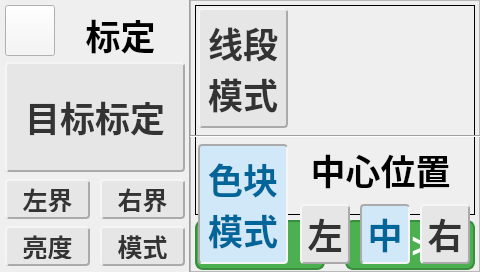
<?xml version="1.0" encoding="UTF-8"?>
<ui version="4.0">
 <class>calibrationDialog</class>
 <widget class="autoCloseDialog" name="calibrationDialog">
  <property name="geometry">
   <rect>
    <x>0</x>
    <y>0</y>
    <width>480</width>
    <height>272</height>
   </rect>
  </property>
  <property name="minimumSize">
   <size>
    <width>480</width>
    <height>272</height>
   </size>
  </property>
  <property name="maximumSize">
   <size>
    <width>480</width>
    <height>272</height>
   </size>
  </property>
  <property name="windowTitle">
   <string>Dialog</string>
  </property>
  <widget class="QPushButton" name="pbn_return">
   <property name="geometry">
    <rect>
     <x>5</x>
     <y>5</y>
     <width>50</width>
     <height>51</height>
    </rect>
   </property>
   <property name="sizePolicy">
    <sizepolicy hsizetype="Minimum" vsizetype="Fixed">
     <horstretch>50</horstretch>
     <verstretch>50</verstretch>
    </sizepolicy>
   </property>
   <property name="minimumSize">
    <size>
     <width>50</width>
     <height>50</height>
    </size>
   </property>
   <property name="maximumSize">
    <size>
     <width>16777215</width>
     <height>60</height>
    </size>
   </property>
   <property name="font">
    <font>
     <family>仿宋</family>
    </font>
   </property>
   <property name="focusPolicy">
    <enum>Qt::NoFocus</enum>
   </property>
   <property name="styleSheet">
    <string notr="true">QPushButton {
	background-color: #F5F5F5;

	background-image: url(:/image/back.png);
    background-repeat: no-repeat;  /* 禁止图片重复（必加） */
    background-position: center;   /* 图片居中（必加） */
}

/* 按下状态（核心：按压效果） */
QPushButton:pressed {
	background-color: #2E7D32; /* 更深的绿色 */
	border: 2px solid #1B5E20; /* 更暗的边框 */
	padding-left: 2px;         /* 文字右移2px */
	padding-top: 2px;          /* 文字下移2px */
}</string>
   </property>
   <property name="text">
    <string/>
   </property>
  </widget>
  <widget class="QPushButton" name="pbn_mode">
   <property name="geometry">
    <rect>
     <x>100</x>
     <y>226</y>
     <width>85</width>
     <height>40</height>
    </rect>
   </property>
   <property name="minimumSize">
    <size>
     <width>85</width>
     <height>40</height>
    </size>
   </property>
   <property name="maximumSize">
    <size>
     <width>85</width>
     <height>40</height>
    </size>
   </property>
   <property name="font">
    <font>
     <family>仿宋</family>
     <pointsize>-1</pointsize>
     <weight>75</weight>
     <bold>true</bold>
    </font>
   </property>
   <property name="focusPolicy">
    <enum>Qt::NoFocus</enum>
   </property>
   <property name="styleSheet">
    <string notr="true">QPushButton {
    background-color: #e6e6e6;
    color: #333;
    border: 2px solid;
    border-color: #f5f5f5 #aaaaaa #aaaaaa #f5f5f5;
    border-radius: 4px;
    font-size: 25px;
    padding: 5px;
}

/* 选中（开）- 凹陷效果 */
QPushButton:checked {
    background-color: #d0e8f8;
    color: #006699;
    border-color: #aaaaaa #f5f5f5 #f5f5f5 #aaaaaa;
}

/* 悬浮效果 */
QPushButton:hover {
    background-color: #f0f8ff;
}

/* 按下效果 */
QPushButton:pressed:checked {
    border-color: #888888 #ffffff #ffffff #888888;
    background-color: #b9d9ee;
}</string>
   </property>
   <property name="text">
    <string>模式</string>
   </property>
   <property name="checkable">
    <bool>true</bool>
   </property>
  </widget>
  <widget class="Line" name="line">
   <property name="geometry">
    <rect>
     <x>180</x>
     <y>0</y>
     <width>20</width>
     <height>281</height>
    </rect>
   </property>
   <property name="font">
    <font>
     <family>仿宋</family>
    </font>
   </property>
   <property name="focusPolicy">
    <enum>Qt::NoFocus</enum>
   </property>
   <property name="orientation">
    <enum>Qt::Vertical</enum>
   </property>
  </widget>
  <widget class="QPushButton" name="pbn_rBoundry">
   <property name="geometry">
    <rect>
     <x>100</x>
     <y>179</y>
     <width>85</width>
     <height>40</height>
    </rect>
   </property>
   <property name="minimumSize">
    <size>
     <width>85</width>
     <height>40</height>
    </size>
   </property>
   <property name="maximumSize">
    <size>
     <width>85</width>
     <height>40</height>
    </size>
   </property>
   <property name="font">
    <font>
     <family>仿宋</family>
     <pointsize>-1</pointsize>
     <weight>75</weight>
     <bold>true</bold>
    </font>
   </property>
   <property name="focusPolicy">
    <enum>Qt::NoFocus</enum>
   </property>
   <property name="styleSheet">
    <string notr="true">QPushButton {
    background-color: #e6e6e6;
    color: #333;
    border: 2px solid;
    border-color: #f5f5f5 #aaaaaa #aaaaaa #f5f5f5;
    border-radius: 4px;
    font-size: 25px;
    padding: 5px;
}

/* 选中（开）- 凹陷效果 */
QPushButton:checked {
    background-color: #d0e8f8;
    color: #006699;
    border-color: #aaaaaa #f5f5f5 #f5f5f5 #aaaaaa;
}

/* 悬浮效果 */
QPushButton:hover {
    background-color: #f0f8ff;
}

/* 按下效果 */
QPushButton:pressed:checked {
    border-color: #888888 #ffffff #ffffff #888888;
    background-color: #b9d9ee;
}</string>
   </property>
   <property name="text">
    <string>右界</string>
   </property>
   <property name="checkable">
    <bool>true</bool>
   </property>
  </widget>
  <widget class="QPushButton" name="pbn_light">
   <property name="geometry">
    <rect>
     <x>5</x>
     <y>226</y>
     <width>85</width>
     <height>40</height>
    </rect>
   </property>
   <property name="minimumSize">
    <size>
     <width>85</width>
     <height>40</height>
    </size>
   </property>
   <property name="maximumSize">
    <size>
     <width>85</width>
     <height>40</height>
    </size>
   </property>
   <property name="font">
    <font>
     <family>仿宋</family>
     <pointsize>-1</pointsize>
     <weight>75</weight>
     <bold>true</bold>
    </font>
   </property>
   <property name="focusPolicy">
    <enum>Qt::NoFocus</enum>
   </property>
   <property name="styleSheet">
    <string notr="true">QPushButton {
    background-color: #e6e6e6;
    color: #333;
    border: 2px solid;
    border-color: #f5f5f5 #aaaaaa #aaaaaa #f5f5f5;
    border-radius: 4px;
    font-size: 25px;
    padding: 5px;
}

/* 选中（开）- 凹陷效果 */
QPushButton:checked {
    background-color: #d0e8f8;
    color: #006699;
    border-color: #aaaaaa #f5f5f5 #f5f5f5 #aaaaaa;
}

/* 悬浮效果 */
QPushButton:hover {
    background-color: #f0f8ff;
}

/* 按下效果 */
QPushButton:pressed:checked {
    border-color: #888888 #ffffff #ffffff #888888;
    background-color: #b9d9ee;
}</string>
   </property>
   <property name="text">
    <string>亮度</string>
   </property>
   <property name="checkable">
    <bool>true</bool>
   </property>
  </widget>
  <widget class="QPushButton" name="pbn_lBoundry">
   <property name="geometry">
    <rect>
     <x>5</x>
     <y>179</y>
     <width>85</width>
     <height>40</height>
    </rect>
   </property>
   <property name="minimumSize">
    <size>
     <width>85</width>
     <height>40</height>
    </size>
   </property>
   <property name="maximumSize">
    <size>
     <width>85</width>
     <height>40</height>
    </size>
   </property>
   <property name="font">
    <font>
     <family>仿宋</family>
     <pointsize>-1</pointsize>
     <weight>75</weight>
     <bold>true</bold>
    </font>
   </property>
   <property name="focusPolicy">
    <enum>Qt::NoFocus</enum>
   </property>
   <property name="styleSheet">
    <string notr="true">QPushButton {
    background-color: #e6e6e6;
    color: #333;
    border: 2px solid;
    border-color: #f5f5f5 #aaaaaa #aaaaaa #f5f5f5;
    border-radius: 4px;
    font-size: 25px;
    padding: 5px;
}

/* 选中（开）- 凹陷效果 */
QPushButton:checked {
    background-color: #d0e8f8;
    color: #006699;
    border-color: #aaaaaa #f5f5f5 #f5f5f5 #aaaaaa;
}

/* 悬浮效果 */
QPushButton:hover {
    background-color: #f0f8ff;
}

/* 按下效果 */
QPushButton:pressed:checked {
    border-color: #888888 #ffffff #ffffff #888888;
    background-color: #b9d9ee;
}</string>
   </property>
   <property name="text">
    <string>左界</string>
   </property>
   <property name="checkable">
    <bool>true</bool>
   </property>
  </widget>
  <widget class="QPushButton" name="pbn_center">
   <property name="geometry">
    <rect>
     <x>5</x>
     <y>62</y>
     <width>180</width>
     <height>110</height>
    </rect>
   </property>
   <property name="minimumSize">
    <size>
     <width>180</width>
     <height>110</height>
    </size>
   </property>
   <property name="maximumSize">
    <size>
     <width>180</width>
     <height>100</height>
    </size>
   </property>
   <property name="font">
    <font>
     <family>仿宋</family>
     <pointsize>-1</pointsize>
     <weight>75</weight>
     <bold>true</bold>
    </font>
   </property>
   <property name="focusPolicy">
    <enum>Qt::NoFocus</enum>
   </property>
   <property name="styleSheet">
    <string notr="true">QPushButton {
    background-color: #e6e6e6;
    color: #333;
    border: 2px solid;
    border-color: #f5f5f5 #aaaaaa #aaaaaa #f5f5f5;
    border-radius: 4px;
    font-size: 35px;
    padding: 5px;
}

/* 选中（开）- 凹陷效果 */
QPushButton:checked {
    background-color: #d0e8f8;
    color: #006699;
    border-color: #aaaaaa #f5f5f5 #f5f5f5 #aaaaaa;
}

/* 悬浮效果 */
QPushButton:hover {
    background-color: #f0f8ff;
}

/* 按下效果 */
QPushButton:pressed:checked {
    border-color: #888888 #ffffff #ffffff #888888;
    background-color: #b9d9ee;
}</string>
   </property>
   <property name="text">
    <string>目标标定</string>
   </property>
   <property name="checkable">
    <bool>true</bool>
   </property>
  </widget>
  <widget class="QLabel" name="label_titile">
   <property name="geometry">
    <rect>
     <x>60</x>
     <y>5</y>
     <width>121</width>
     <height>60</height>
    </rect>
   </property>
   <property name="minimumSize">
    <size>
     <width>0</width>
     <height>60</height>
    </size>
   </property>
   <property name="maximumSize">
    <size>
     <width>16777215</width>
     <height>60</height>
    </size>
   </property>
   <property name="font">
    <font>
     <family>仿宋</family>
     <pointsize>-1</pointsize>
     <weight>75</weight>
     <bold>true</bold>
    </font>
   </property>
   <property name="focusPolicy">
    <enum>Qt::NoFocus</enum>
   </property>
   <property name="styleSheet">
    <string notr="true">QLabel {

    font-size: 35px;
}</string>
   </property>
   <property name="text">
    <string>标定</string>
   </property>
   <property name="alignment">
    <set>Qt::AlignCenter</set>
   </property>
  </widget>
  <widget class="QFrame" name="frame_disp">
   <property name="geometry">
    <rect>
     <x>190</x>
     <y>0</y>
     <width>290</width>
     <height>272</height>
    </rect>
   </property>
   <property name="minimumSize">
    <size>
     <width>290</width>
     <height>272</height>
    </size>
   </property>
   <property name="maximumSize">
    <size>
     <width>290</width>
     <height>272</height>
    </size>
   </property>
   <property name="font">
    <font>
     <family>仿宋</family>
    </font>
   </property>
   <property name="focusPolicy">
    <enum>Qt::NoFocus</enum>
   </property>
   <property name="frameShape">
    <enum>QFrame::StyledPanel</enum>
   </property>
   <property name="frameShadow">
    <enum>QFrame::Raised</enum>
   </property>
   <widget class="QLabel" name="label_disp">
    <property name="geometry">
     <rect>
      <x>5</x>
      <y>5</y>
      <width>280</width>
      <height>210</height>
     </rect>
    </property>
    <property name="minimumSize">
     <size>
      <width>280</width>
      <height>210</height>
     </size>
    </property>
    <property name="maximumSize">
     <size>
      <width>240</width>
      <height>210</height>
     </size>
    </property>
    <property name="font">
     <font>
      <family>仿宋</family>
     </font>
    </property>
    <property name="focusPolicy">
     <enum>Qt::NoFocus</enum>
    </property>
    <property name="styleSheet">
     <string notr="true">background-color: transparent;
border-top: 1px solid black; 
border-right: 1px solid black;  
border-bottom: 1px solid black; 
border-left: 1px solid black; </string>
    </property>
    <property name="text">
     <string/>
    </property>
   </widget>
   <widget class="longPressButton" name="pbn_down">
    <property name="enabled">
     <bool>false</bool>
    </property>
    <property name="geometry">
     <rect>
      <x>5</x>
      <y>220</y>
      <width>130</width>
      <height>50</height>
     </rect>
    </property>
    <property name="minimumSize">
     <size>
      <width>130</width>
      <height>50</height>
     </size>
    </property>
    <property name="maximumSize">
     <size>
      <width>130</width>
      <height>50</height>
     </size>
    </property>
    <property name="font">
     <font>
      <family>仿宋</family>
      <pointsize>-1</pointsize>
      <weight>75</weight>
      <bold>true</bold>
     </font>
    </property>
    <property name="focusPolicy">
     <enum>Qt::NoFocus</enum>
    </property>
    <property name="styleSheet">
     <string notr="true">        QPushButton {
            background-color: #4CAF50; /* 绿色背景 */
            color: white;              /* 白色文字 */
            border: 2px solid #388E3C; /* 深绿边框 */
            border-radius: 8px;        /* 圆角 */
            font-size: 35px;
        }
        /* 悬浮状态（鼠标移上去） */
        QPushButton:hover {
            background-color: #66BB6A; /* 浅绿背景 */
        }
        /* 按下状态（核心：按压效果） */
        QPushButton:pressed {
            background-color: #2E7D32; /* 更深的绿色 */
            border: 2px solid #1B5E20; /* 更暗的边框 */
            padding-left: 2px;         /* 文字右移2px */
            padding-top: 2px;          /* 文字下移2px */
        }</string>
    </property>
    <property name="text">
     <string>&lt;--</string>
    </property>
   </widget>
   <widget class="longPressButton" name="pbn_up">
    <property name="enabled">
     <bool>false</bool>
    </property>
    <property name="geometry">
     <rect>
      <x>155</x>
      <y>220</y>
      <width>130</width>
      <height>50</height>
     </rect>
    </property>
    <property name="minimumSize">
     <size>
      <width>130</width>
      <height>50</height>
     </size>
    </property>
    <property name="maximumSize">
     <size>
      <width>130</width>
      <height>50</height>
     </size>
    </property>
    <property name="font">
     <font>
      <family>仿宋</family>
      <pointsize>-1</pointsize>
      <weight>75</weight>
      <bold>true</bold>
     </font>
    </property>
    <property name="focusPolicy">
     <enum>Qt::NoFocus</enum>
    </property>
    <property name="styleSheet">
     <string notr="true">        QPushButton {
            background-color: #4CAF50; /* 绿色背景 */
            color: white;              /* 白色文字 */
            border: 2px solid #388E3C; /* 深绿边框 */
            border-radius: 8px;        /* 圆角 */
            font-size: 35px;
        }
        /* 悬浮状态（鼠标移上去） */
        QPushButton:hover {
            background-color: #66BB6A; /* 浅绿背景 */
        }
        /* 按下状态（核心：按压效果） */
        QPushButton:pressed {
            background-color: #2E7D32; /* 更深的绿色 */
            border: 2px solid #1B5E20; /* 更暗的边框 */
            padding-left: 2px;         /* 文字右移2px */
            padding-top: 2px;          /* 文字下移2px */
        }</string>
    </property>
    <property name="text">
     <string>--&gt;</string>
    </property>
   </widget>
  </widget>
  <widget class="QFrame" name="frame_mode">
   <property name="geometry">
    <rect>
     <x>190</x>
     <y>0</y>
     <width>290</width>
     <height>272</height>
    </rect>
   </property>
   <property name="minimumSize">
    <size>
     <width>290</width>
     <height>272</height>
    </size>
   </property>
   <property name="maximumSize">
    <size>
     <width>290</width>
     <height>272</height>
    </size>
   </property>
   <property name="font">
    <font>
     <family>仿宋</family>
    </font>
   </property>
   <property name="focusPolicy">
    <enum>Qt::NoFocus</enum>
   </property>
   <property name="frameShape">
    <enum>QFrame::StyledPanel</enum>
   </property>
   <property name="frameShadow">
    <enum>QFrame::Raised</enum>
   </property>
   <widget class="Line" name="line_2">
    <property name="geometry">
     <rect>
      <x>0</x>
      <y>128</y>
      <width>295</width>
      <height>16</height>
     </rect>
    </property>
    <property name="font">
     <font>
      <family>仿宋</family>
     </font>
    </property>
    <property name="focusPolicy">
     <enum>Qt::NoFocus</enum>
    </property>
    <property name="orientation">
     <enum>Qt::Horizontal</enum>
    </property>
   </widget>
   <widget class="QPushButton" name="pbn_mode_line">
    <property name="geometry">
     <rect>
      <x>8</x>
      <y>8</y>
      <width>90</width>
      <height>120</height>
     </rect>
    </property>
    <property name="minimumSize">
     <size>
      <width>90</width>
      <height>120</height>
     </size>
    </property>
    <property name="maximumSize">
     <size>
      <width>90</width>
      <height>120</height>
     </size>
    </property>
    <property name="font">
     <font>
      <family>仿宋</family>
      <pointsize>-1</pointsize>
      <weight>75</weight>
      <bold>true</bold>
     </font>
    </property>
    <property name="focusPolicy">
     <enum>Qt::NoFocus</enum>
    </property>
    <property name="styleSheet">
     <string notr="true">QPushButton {
    background-color: #e6e6e6;
    color: #333;
    border: 2px solid;
    border-color: #f5f5f5 #aaaaaa #aaaaaa #f5f5f5;
    border-radius: 4px;
    font-size: 35px;
    padding: 5px;
}

/* 选中（开）- 凹陷效果 */
QPushButton:checked {
    background-color: #d0e8f8;
    color: #006699;
    border-color: #aaaaaa #f5f5f5 #f5f5f5 #aaaaaa;
}

/* 悬浮效果 */
QPushButton:hover {
    background-color: #f0f8ff;
}

/* 按下效果 */
QPushButton:pressed:checked {
    border-color: #888888 #ffffff #ffffff #888888;
    background-color: #b9d9ee;
}</string>
    </property>
    <property name="text">
     <string>线段
模式</string>
    </property>
    <property name="checkable">
     <bool>true</bool>
    </property>
   </widget>
   <widget class="QPushButton" name="pbn_mode_block">
    <property name="geometry">
     <rect>
      <x>8</x>
      <y>144</y>
      <width>90</width>
      <height>120</height>
     </rect>
    </property>
    <property name="minimumSize">
     <size>
      <width>90</width>
      <height>120</height>
     </size>
    </property>
    <property name="maximumSize">
     <size>
      <width>90</width>
      <height>120</height>
     </size>
    </property>
    <property name="font">
     <font>
      <family>仿宋</family>
      <pointsize>-1</pointsize>
      <weight>75</weight>
      <bold>true</bold>
     </font>
    </property>
    <property name="focusPolicy">
     <enum>Qt::NoFocus</enum>
    </property>
    <property name="styleSheet">
     <string notr="true">QPushButton {
    background-color: #e6e6e6;
    color: #333;
    border: 2px solid;
    border-color: #f5f5f5 #aaaaaa #aaaaaa #f5f5f5;
    border-radius: 4px;
    font-size: 35px;
    padding: 5px;
}

/* 选中（开）- 凹陷效果 */
QPushButton:checked {
    background-color: #d0e8f8;
    color: #006699;
    border-color: #aaaaaa #f5f5f5 #f5f5f5 #aaaaaa;
}

/* 悬浮效果 */
QPushButton:hover {
    background-color: #f0f8ff;
}

/* 按下效果 */
QPushButton:pressed:checked {
    border-color: #888888 #ffffff #ffffff #888888;
    background-color: #b9d9ee;
}</string>
    </property>
    <property name="text">
     <string>色块
模式</string>
    </property>
    <property name="checkable">
     <bool>true</bool>
    </property>
    <property name="checked">
     <bool>true</bool>
    </property>
   </widget>
   <widget class="QLabel" name="label_block_center">
    <property name="geometry">
     <rect>
      <x>110</x>
      <y>140</y>
      <width>161</width>
      <height>60</height>
     </rect>
    </property>
    <property name="minimumSize">
     <size>
      <width>0</width>
      <height>60</height>
     </size>
    </property>
    <property name="maximumSize">
     <size>
      <width>16777215</width>
      <height>60</height>
     </size>
    </property>
    <property name="font">
     <font>
      <family>仿宋</family>
      <pointsize>-1</pointsize>
      <weight>75</weight>
      <bold>true</bold>
     </font>
    </property>
    <property name="focusPolicy">
     <enum>Qt::NoFocus</enum>
    </property>
    <property name="styleSheet">
     <string notr="true">QLabel {

    font-size: 35px;
}</string>
    </property>
    <property name="text">
     <string>中心位置</string>
    </property>
    <property name="alignment">
     <set>Qt::AlignCenter</set>
    </property>
   </widget>
   <widget class="QPushButton" name="pbn_center_left">
    <property name="geometry">
     <rect>
      <x>110</x>
      <y>204</y>
      <width>50</width>
      <height>60</height>
     </rect>
    </property>
    <property name="minimumSize">
     <size>
      <width>50</width>
      <height>60</height>
     </size>
    </property>
    <property name="maximumSize">
     <size>
      <width>50</width>
      <height>60</height>
     </size>
    </property>
    <property name="font">
     <font>
      <family>仿宋</family>
      <pointsize>-1</pointsize>
      <weight>75</weight>
      <bold>true</bold>
     </font>
    </property>
    <property name="focusPolicy">
     <enum>Qt::NoFocus</enum>
    </property>
    <property name="styleSheet">
     <string notr="true">QPushButton {
    background-color: #e6e6e6;
    color: #333;
    border: 2px solid;
    border-color: #f5f5f5 #aaaaaa #aaaaaa #f5f5f5;
    border-radius: 4px;
    font-size: 35px;
    padding: 5px;
}

/* 选中（开）- 凹陷效果 */
QPushButton:checked {
    background-color: #d0e8f8;
    color: #006699;
    border-color: #aaaaaa #f5f5f5 #f5f5f5 #aaaaaa;
}

/* 悬浮效果 */
QPushButton:hover {
    background-color: #f0f8ff;
}

/* 按下效果 */
QPushButton:pressed:checked {
    border-color: #888888 #ffffff #ffffff #888888;
    background-color: #b9d9ee;
}</string>
    </property>
    <property name="text">
     <string>左</string>
    </property>
    <property name="checkable">
     <bool>true</bool>
    </property>
   </widget>
   <widget class="QPushButton" name="pbn_center_mid">
    <property name="geometry">
     <rect>
      <x>170</x>
      <y>204</y>
      <width>50</width>
      <height>60</height>
     </rect>
    </property>
    <property name="minimumSize">
     <size>
      <width>50</width>
      <height>60</height>
     </size>
    </property>
    <property name="maximumSize">
     <size>
      <width>50</width>
      <height>60</height>
     </size>
    </property>
    <property name="font">
     <font>
      <family>仿宋</family>
      <pointsize>-1</pointsize>
      <weight>75</weight>
      <bold>true</bold>
     </font>
    </property>
    <property name="focusPolicy">
     <enum>Qt::NoFocus</enum>
    </property>
    <property name="styleSheet">
     <string notr="true">QPushButton {
    background-color: #e6e6e6;
    color: #333;
    border: 2px solid;
    border-color: #f5f5f5 #aaaaaa #aaaaaa #f5f5f5;
    border-radius: 4px;
    font-size: 35px;
    padding: 5px;
}

/* 选中（开）- 凹陷效果 */
QPushButton:checked {
    background-color: #d0e8f8;
    color: #006699;
    border-color: #aaaaaa #f5f5f5 #f5f5f5 #aaaaaa;
}

/* 悬浮效果 */
QPushButton:hover {
    background-color: #f0f8ff;
}

/* 按下效果 */
QPushButton:pressed:checked {
    border-color: #888888 #ffffff #ffffff #888888;
    background-color: #b9d9ee;
}</string>
    </property>
    <property name="text">
     <string>中</string>
    </property>
    <property name="checkable">
     <bool>true</bool>
    </property>
    <property name="checked">
     <bool>true</bool>
    </property>
   </widget>
   <widget class="QPushButton" name="pbn_center_right">
    <property name="geometry">
     <rect>
      <x>230</x>
      <y>204</y>
      <width>50</width>
      <height>60</height>
     </rect>
    </property>
    <property name="minimumSize">
     <size>
      <width>50</width>
      <height>60</height>
     </size>
    </property>
    <property name="maximumSize">
     <size>
      <width>50</width>
      <height>60</height>
     </size>
    </property>
    <property name="font">
     <font>
      <family>仿宋</family>
      <pointsize>-1</pointsize>
      <weight>75</weight>
      <bold>true</bold>
     </font>
    </property>
    <property name="focusPolicy">
     <enum>Qt::NoFocus</enum>
    </property>
    <property name="styleSheet">
     <string notr="true">QPushButton {
    background-color: #e6e6e6;
    color: #333;
    border: 2px solid;
    border-color: #f5f5f5 #aaaaaa #aaaaaa #f5f5f5;
    border-radius: 4px;
    font-size: 35px;
    padding: 5px;
}

/* 选中（开）- 凹陷效果 */
QPushButton:checked {
    background-color: #d0e8f8;
    color: #006699;
    border-color: #aaaaaa #f5f5f5 #f5f5f5 #aaaaaa;
}

/* 悬浮效果 */
QPushButton:hover {
    background-color: #f0f8ff;
}

/* 按下效果 */
QPushButton:pressed:checked {
    border-color: #888888 #ffffff #ffffff #888888;
    background-color: #b9d9ee;
}</string>
    </property>
    <property name="text">
     <string>右</string>
    </property>
    <property name="checkable">
     <bool>true</bool>
    </property>
   </widget>
  </widget>
  <zorder>frame_disp</zorder>
  <zorder>pbn_return</zorder>
  <zorder>pbn_mode</zorder>
  <zorder>line</zorder>
  <zorder>pbn_rBoundry</zorder>
  <zorder>pbn_light</zorder>
  <zorder>pbn_lBoundry</zorder>
  <zorder>pbn_center</zorder>
  <zorder>label_titile</zorder>
  <zorder>frame_mode</zorder>
 </widget>
 <customwidgets>
  <customwidget>
   <class>autoCloseDialog</class>
   <extends>QWidget</extends>
   <header>autoclosedialog.h</header>
   <container>1</container>
  </customwidget>
  <customwidget>
   <class>longPressButton</class>
   <extends>QPushButton</extends>
   <header location="global">longPressButton.h</header>
  </customwidget>
 </customwidgets>
 <resources/>
 <connections/>
</ui>
